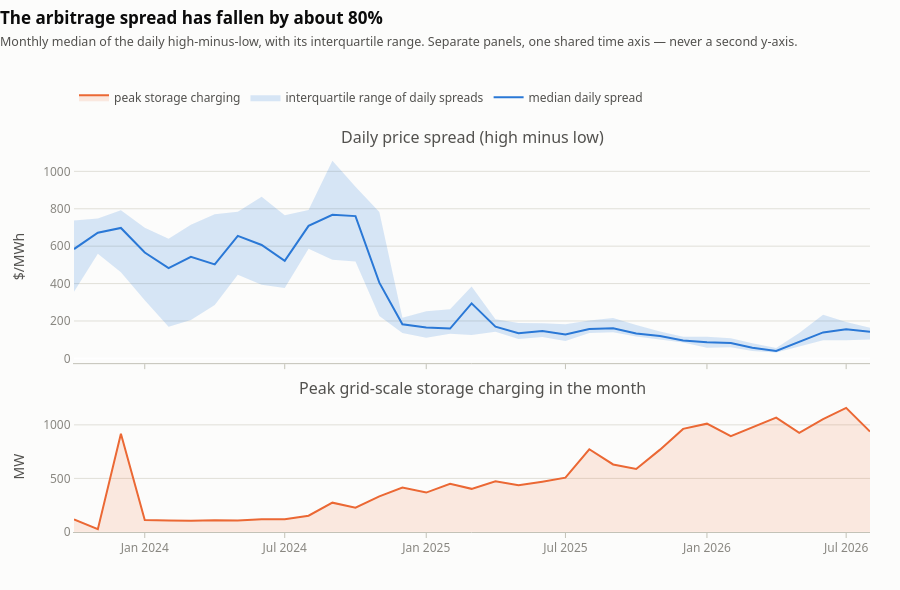

Source (notebook cell):
### Markdown cell above
### 6. The daily spread, and the storage fleet that ate it

The daily high minus the daily low is what a battery actually sells: charge at the low, discharge at
the high, and the spread is the gross margin per MWh cycled. Its median has fallen from $663 a day
in 2023 to $93 in 2026.

The lower panel is grid-scale storage charging, taken from the demand notebook's `withdrawal_mw` —
the scheduled-load series that the verified demand identity isolates as storage charging. It is
shown as a **second panel sharing the x-axis, never as a second y-axis on the same panel**: the two
measures have unrelated units, and overlaying them on twin scales would let the choice of scale
manufacture whatever correlation the reader was looking for.

The panels are aligned in time and left to speak for themselves. Storage capacity rising as spread
falls is consistent with batteries competing away the very arbitrage that justified building them,
but this notebook does not establish that. Two series moving oppositely over three years is weak
evidence, and demand growth, the cap change and gas costs all move in here too. The battery notebook
is where that gets tested properly.

### Code cell
# ── Chart 6: daily spread against storage charging ───────────────────────────
from wa_data import load_demand

dem = load_demand(raw='../data/raw')
stor = (dem.assign(mstart=dem.ts.dt.to_period("M").dt.to_timestamp())
        .groupby("mstart")["withdrawal_mw"].min().abs())   # withdrawal is <= 0
stor = stor[stor.index.isin(FULL_MONTHS)]

sp = daily.assign(mstart=daily.date.dt.to_period("M").dt.to_timestamp())
sp = sp[sp.mstart.isin(FULL_MONTHS)]           # both panels drop the 1-day final month
spm = sp.groupby("mstart")["spread"].agg(
    med="median", q1=lambda s: s.quantile(0.25), q3=lambda s: s.quantile(0.75))

fig = make_subplots(rows=2, cols=1, shared_xaxes=True, vertical_spacing=0.10,
                    row_heights=[0.62, 0.38],
                    subplot_titles=["Daily price spread (high minus low)",
                                    "Peak grid-scale storage charging in the month"])

fig.add_trace(go.Scatter(x=spm.index, y=spm.q3, line=dict(color="rgba(0,0,0,0)"),
                         hoverinfo="skip", showlegend=False), row=1, col=1)
fig.add_trace(go.Scatter(x=spm.index, y=spm.q1, line=dict(color="rgba(0,0,0,0)"),
                         fill="tonexty", fillcolor="rgba(42,120,214,0.18)",
                         name="interquartile range of daily spreads", legendrank=2,
                         hovertemplate="$%{y:,.0f}<extra>25th percentile</extra>"), row=1, col=1)
fig.add_trace(go.Scatter(x=spm.index, y=spm.med, line=dict(color=BLUE, width=2),
                         name="median daily spread", legendrank=1,
                         hovertemplate="$%{y:,.0f}<extra>median</extra>"), row=1, col=1)

fig.add_trace(go.Scatter(x=stor.index, y=stor.values, line=dict(color=ORANGE, width=2),
                         fill="tozeroy", fillcolor="rgba(235,104,52,0.14)",
                         name="peak storage charging", legendrank=3,
                         hovertemplate="%{y:,.0f} MW<extra>storage charging</extra>"),
              row=2, col=1)

style(fig, "The arbitrage spread has fallen by about 80%",
      "Monthly median of the daily high-minus-low, with its interquartile range. "
      "Separate panels, one shared time axis — never a second y-axis.",
      height=590, top=150, legend_y=1.10)
fig.update_yaxes(title_text="$/MWh", row=1, col=1)
fig.update_yaxes(title_text="MW", row=2, col=1)
fig.show()

print("daily spread ($/MWh), by year:")
print(daily.groupby("year")["spread"].agg(
    mean="mean", median="median", p90=lambda s: s.quantile(0.90)).round(0).to_string())

### Figure 1 — Plotly figure (JSON) as saved in the notebook; plotly's stock layout.template omitted (floating-point values rounded to 4 significant figures)
{"data": [{"hoverinfo": "skip", "line": {"color": "rgba(0,0,0,0)"}, "showlegend": false, "type": "scatter", "x": ["2023-10-01T00:00:00", "2023-11-01T00:00:00", "2023-12-01T00:00:00", "2024-01-01T00:00:00", "2024-02-01T00:00:00", "2024-03-01T00:00:00", "2024-04-01T00:00:00", "2024-05-01T00:00:00", "2024-06-01T00:00:00", "2024-07-01T00:00:00", "2024-08-01T00:00:00", "2024-09-01T00:00:00", "2024-10-01T00:00:00", "2024-11-01T00:00:00", "2024-12-01T00:00:00", "2025-01-01T00:00:00", "2025-02-01T00:00:00", "2025-03-01T00:00:00", "2025-04-01T00:00:00", "2025-05-01T00:00:00", "2025-06-01T00:00:00", "2025-07-01T00:00:00", "2025-08-01T00:00:00", "2025-09-01T00:00:00", "2025-10-01T00:00:00", "2025-11-01T00:00:00", "2025-12-01T00:00:00", "2026-01-01T00:00:00", "2026-02-01T00:00:00", "2026-03-01T00:00:00", "2026-04-01T00:00:00", "2026-05-01T00:00:00", "2026-06-01T00:00:00", "2026-07-01T00:00:00", "2026-08-01T00:00:00"], "xaxis": "x", "y": [738.0, 748.3, 791.5, 698.4, 639.8, 714.0, 770.1, 783.5, 864.5, 765.4, 793.5, 1057.0, 917.5, 782.5, 217.2, 251.7, 263.4, 384.3, 209.2, 189.4, 187.5, 183.2, 203.0, 216.3, 178.4, 143.5, 116.0, 115.2, 107.4, 80.48, 55.77, 136.0, 233.4, 195.1, 163.2], "yaxis": "y"}, {"fill": "tonexty", "fillcolor": "rgba(42,120,214,0.18)", "hovertemplate": "$%{y:,.0f}<extra>25th percentile</extra>", "legendrank": 2, "line": {"color": "rgba(0,0,0,0)"}, "name": "interquartile range of daily spreads", "type": "scatter", "x": ["2023-10-01T00:00:00", "2023-11-01T00:00:00", "2023-12-01T00:00:00", "2024-01-01T00:00:00", "2024-02-01T00:00:00", "2024-03-01T00:00:00", "2024-04-01T00:00:00", "2024-05-01T00:00:00", "2024-06-01T00:00:00", "2024-07-01T00:00:00", "2024-08-01T00:00:00", "2024-09-01T00:00:00", "2024-10-01T00:00:00", "2024-11-01T00:00:00", "2024-12-01T00:00:00", "2025-01-01T00:00:00", "2025-02-01T00:00:00", "2025-03-01T00:00:00", "2025-04-01T00:00:00", "2025-05-01T00:00:00", "2025-06-01T00:00:00", "2025-07-01T00:00:00", "2025-08-01T00:00:00", "2025-09-01T00:00:00", "2025-10-01T00:00:00", "2025-11-01T00:00:00", "2025-12-01T00:00:00", "2026-01-01T00:00:00", "2026-02-01T00:00:00", "2026-03-01T00:00:00", "2026-04-01T00:00:00", "2026-05-01T00:00:00", "2026-06-01T00:00:00", "2026-07-01T00:00:00", "2026-08-01T00:00:00"], "xaxis": "x", "y": [356.8, 558.9, 460.1, 311.4, 169.5, 205.6, 285.9, 447.6, 394.0, 376.3, 586.8, 527.6, 518.3, 226.4, 135.6, 110.3, 131.7, 124.7, 142.9, 103.9, 114.4, 93.4, 136.1, 139.5, 117.2, 101.7, 84.79, 57.47, 59.04, 39.75, 31.52, 64.06, 96.36, 96.59, 101.4], "yaxis": "y"}, {"hovertemplate": "$%{y:,.0f}<extra>median</extra>", "legendrank": 1, "line": {"color": "#2a78d6", "width": 2}, "name": "median daily spread", "type": "scatter", "x": ["2023-10-01T00:00:00", "2023-11-01T00:00:00", "2023-12-01T00:00:00", "2024-01-01T00:00:00", "2024-02-01T00:00:00", "2024-03-01T00:00:00", "2024-04-01T00:00:00", "2024-05-01T00:00:00", "2024-06-01T00:00:00", "2024-07-01T00:00:00", "2024-08-01T00:00:00", "2024-09-01T00:00:00", "2024-10-01T00:00:00", "2024-11-01T00:00:00", "2024-12-01T00:00:00", "2025-01-01T00:00:00", "2025-02-01T00:00:00", "2025-03-01T00:00:00", "2025-04-01T00:00:00", "2025-05-01T00:00:00", "2025-06-01T00:00:00", "2025-07-01T00:00:00", "2025-08-01T00:00:00", "2025-09-01T00:00:00", "2025-10-01T00:00:00", "2025-11-01T00:00:00", "2025-12-01T00:00:00", "2026-01-01T00:00:00", "2026-02-01T00:00:00", "2026-03-01T00:00:00", "2026-04-01T00:00:00", "2026-05-01T00:00:00", "2026-06-01T00:00:00", "2026-07-01T00:00:00", "2026-08-01T00:00:00"], "xaxis": "x", "y": [584.6, 671.7, 697.6, 566.4, 482.3, 543.2, 502.9, 655.2, 606.4, 521.5, 708.6, 768.2, 760.8, 404.7, 182.7, 165.8, 159.5, 294.4, 169.7, 134.2, 146.2, 128.1, 156.8, 160.8, 133.0, 120.1, 95.84, 86.41, 82.02, 56.88, 39.34, 87.62, 139.1, 155.3, 142.7], "yaxis": "y"}, {"fill": "tozeroy", "fillcolor": "rgba(235,104,52,0.14)", "hovertemplate": "%{y:,.0f} MW<extra>storage charging</extra>", "legendrank": 3, "line": {"color": "#eb6834", "width": 2}, "name": "peak storage charging", "type": "scatter", "x": ["2023-10-01T00:00:00", "2023-11-01T00:00:00", "2023-12-01T00:00:00", "2024-01-01T00:00:00", "2024-02-01T00:00:00", "2024-03-01T00:00:00", "2024-04-01T00:00:00", "2024-05-01T00:00:00", "2024-06-01T00:00:00", "2024-07-01T00:00:00", "2024-08-01T00:00:00", "2024-09-01T00:00:00", "2024-10-01T00:00:00", "2024-11-01T00:00:00", "2024-12-01T00:00:00", "2025-01-01T00:00:00", "2025-02-01T00:00:00", "2025-03-01T00:00:00", "2025-04-01T00:00:00", "2025-05-01T00:00:00", "2025-06-01T00:00:00", "2025-07-01T00:00:00", "2025-08-01T00:00:00", "2025-09-01T00:00:00", "2025-10-01T00:00:00", "2025-11-01T00:00:00", "2025-12-01T00:00:00", "2026-01-01T00:00:00", "2026-02-01T00:00:00", "2026-03-01T00:00:00", "2026-04-01T00:00:00", "2026-05-01T00:00:00", "2026-06-01T00:00:00", "2026-07-01T00:00:00", "2026-08-01T00:00:00"], "xaxis": "x2", "y": [118.5, 25.9, 918.1, 111.2, 108.2, 105.1, 110.7, 106.8, 118.0, 118.0, 151.7, 273.7, 226.6, 332.7, 415.7, 368.1, 450.9, 402.8, 473.3, 435.4, 469.7, 506.8, 772.1, 630.3, 588.2, 768.9, 962.3, 1011.0, 894.7, 980.1, 1068.0, 926.4, 1054.0, 1158.0, 937.4], "yaxis": "y2"}], "layout": {"annotations": [{"font": {"size": 16}, "showarrow": false, "text": "Daily price spread (high minus low)", "x": 0.5, "xanchor": "center", "xref": "paper", "y": 1, "yanchor": "bottom", "yref": "paper"}, {"font": {"size": 16}, "showarrow": false, "text": "Peak grid-scale storage charging in the month", "x": 0.5, "xanchor": "center", "xref": "paper", "y": 0.342, "yanchor": "bottom", "yref": "paper"}], "font": {"color": "#52514e", "family": "system-ui, -apple-system, Segoe UI, sans-serif", "size": 12}, "height": 590, "hovermode": "x unified", "legend": {"bgcolor": "rgba(0,0,0,0)", "font": {"color": "#52514e"}, "orientation": "h", "x": 0, "y": 1.1, "yanchor": "bottom"}, "margin": {"b": 58, "l": 74, "r": 30, "t": 150}, "paper_bgcolor": "#fcfcfb", "plot_bgcolor": "#fcfcfb", "title": {"font": {"color": "#0b0b0b", "size": 17}, "text": "<b>The arbitrage spread has fallen by about 80%</b><br><span style='font-size:12.5px;color:#52514e'>Monthly median of the daily high-minus-low, with its interquartile range. Separate panels, one shared time axis — never a second y-axis.</span>", "x": 0, "xanchor": "left", "y": 0.96}, "xaxis": {"anchor": "y", "domain": [0, 1], "linecolor": "#c3c2b7", "matches": "x2", "showgrid": false, "showticklabels": false, "tickcolor": "#c3c2b7", "tickfont": {"color": "#898781"}, "ticks": "outside"}, "xaxis2": {"anchor": "y2", "domain": [0, 1], "linecolor": "#c3c2b7", "showgrid": false, "tickcolor": "#c3c2b7", "tickfont": {"color": "#898781"}, "ticks": "outside"}, "yaxis": {"anchor": "x", "domain": [0.442, 1], "gridcolor": "#e1e0d9", "linecolor": "rgba(0,0,0,0)", "tickfont": {"color": "#898781"}, "title": {"text": "$/MWh"}}, "yaxis2": {"anchor": "x2", "domain": [0, 0.342], "gridcolor": "#e1e0d9", "linecolor": "rgba(0,0,0,0)", "tickfont": {"color": "#898781"}, "title": {"text": "MW"}}}}
